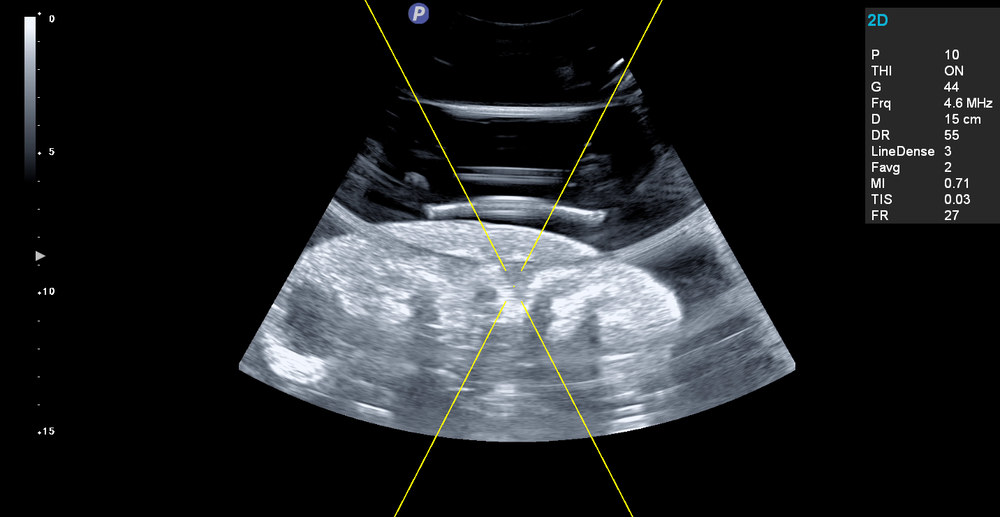
//> input picture 5opencvAlgo/51OpticalFlow/pic_kidney_motion/fixed_case1.dcm.png, 1000 x 517 px, shrunk from 1432 x 740 before the run
$ ./main   (built with g++ and OpenCV 4)
//> lines starting //> are read from the running program, lines starting //| are printed output that depends on the picture
#include <iostream>
#include <opencv2/highgui.hpp>
#include <opencv2/imgproc.hpp>
#include <opencv2/objdetect/objdetect.hpp>
#include <opencv2/video/tracking.hpp>

void copliotTest(cv::Mat image1, cv::Mat image2){
    // calculate the optical flow of two images
    // and display the optical flow in the first image
    cv::Mat flow;
    cv::calcOpticalFlowFarneback(image1, image2, flow, 0.5, 3, 15, 3, 5, 1.2, 0);
    cv::Mat flow_parts[2];
    cv::split(flow, flow_parts);
    cv::Mat magnitude, angle, magn_norm;
    cv::cartToPolar(flow_parts[0], flow_parts[1], magnitude, angle, true);
    cv::normalize(magnitude, magn_norm, 0.0f, 1.0f, cv::NORM_MINMAX);
    angle *= ((1.f / 360.f) * (180.f / 255.f));

    //display the optical flow in arrow form
    cv::Mat _hsv[3], hsv, hsv8, bgr;
    _hsv[0] = angle;
    _hsv[1] = cv::Mat::ones(angle.size(), CV_32F);
    _hsv[2] = magn_norm;
    cv::merge(_hsv, 3, hsv);
    hsv.convertTo(hsv8, CV_8U, 255.0);
    cv::cvtColor(hsv8, bgr, cv::COLOR_HSV2BGR);
    cv::imwrite("flow_copliot.jpg", bgr);
}

void openaiTest(cv::Mat image1, cv::Mat image2){
    // calculate the optical flow of two images
    cv::Mat flow;
    cv::calcOpticalFlowFarneback(image1, image2, flow, 0.5, 3, 15, 3, 5, 1.2, 0);

    cv::Mat flow_color;
    cv::cvtColor(image1, flow_color, cv::COLOR_GRAY2BGR);

    for (int y = 0; y < flow_color.rows; y += 10) {
        for (int x = 0; x < flow_color.cols; x += 10) {
            cv::Point2f flow_at_point = flow.at<cv::Point2f>(y, x);
            cv::line(flow_color, cv::Point(x, y), cv::Point(x + flow_at_point.x, y + flow_at_point.y), cv::Scalar(0, 0, 255));
            cv::circle(flow_color, cv::Point(x, y), 1, cv::Scalar(0, 255, 0), -1);
        }
    }
    cv::imwrite("flow_openaiGPT4.jpg", flow_color);
}

// write a main function
int main(int argc, char** argv)
{
    // read the  two images
    cv::Mat image1 = cv::imread("fixed_case1.dcm.png");
//> image1 is the input picture: 517 rows x 1000 cols, CV_8UC3; mean B, G, R 37.3, 35.2, 33.4
    cv::Mat image2 = cv::imread("moving_case1.dcm.png");
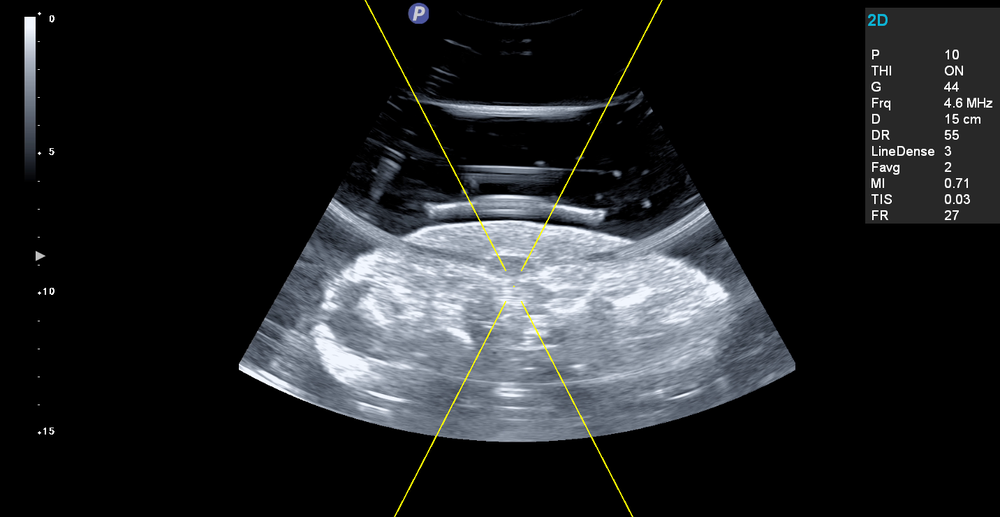
//> input picture 5opencvAlgo/51OpticalFlow/pic_kidney_motion/moving_case1.dcm.png, 1000 x 517 px, shrunk from 1432 x 740 before the run
//> image2 is the input picture: 517 rows x 1000 cols, CV_8UC3; mean B, G, R 37.3, 35.3, 33.5
    // cv::Mat image1 = cv::imread("basketball1.png");
    // cv::Mat image2 = cv::imread("basketball2.png");

    // check if the images are empty
    if (image1.empty() || image2.empty())
    {
        std::cout << "Could not read the image: " << std::endl;
        return 1;
    }
    // convert the images to grayscale
    cv::cvtColor(image1, image1, cv::COLOR_BGR2GRAY);
//> image1: 517 rows x 1000 cols, CV_8UC1
    cv::cvtColor(image2, image2, cv::COLOR_BGR2GRAY);
//> image2: 517 rows x 1000 cols, CV_8UC1

    copliotTest(image1,image2);
//> in copliotTest, `cv::split(flow, flow_parts);`:
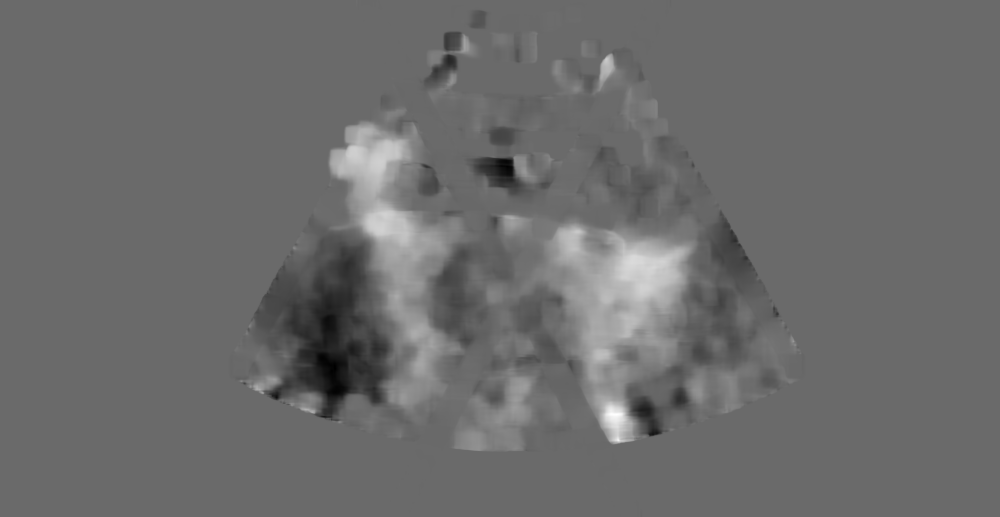
//> flow_parts[0]: 517 rows x 1000 cols, CV_32FC1; min -24.95, max 35.03, mean 0.5; drawn with min black and max white
//> in copliotTest, `cv::split(flow, flow_parts);`:
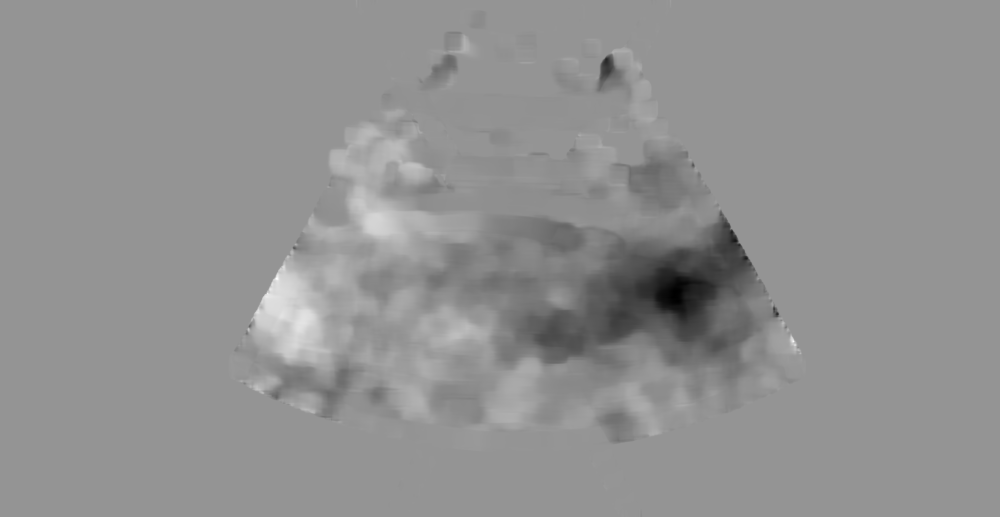
//> flow_parts[1]: 517 rows x 1000 cols, CV_32FC1; min -28.17, max 20.12, mean -0.5; drawn with min black and max white
//> in copliotTest, `cv::cartToPolar(flow_parts[0], flow_parts[1], magnitude, angle, true);`:
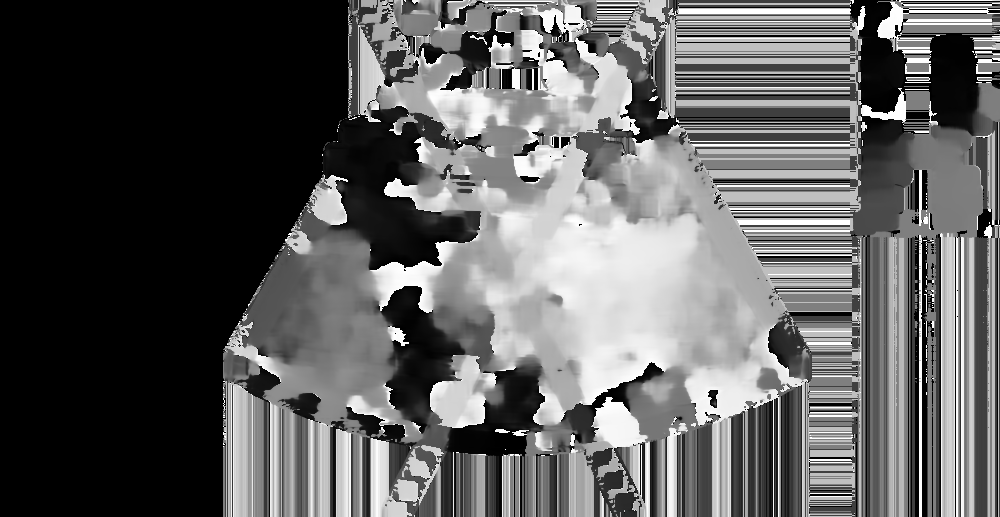
//> angle: 517 rows x 1000 cols, CV_32FC1; min 0, max 360, mean 133.5; drawn with min black and max white
//> in copliotTest, `angle *= ((1.f / 360.f) * (180.f / 255.f));`:
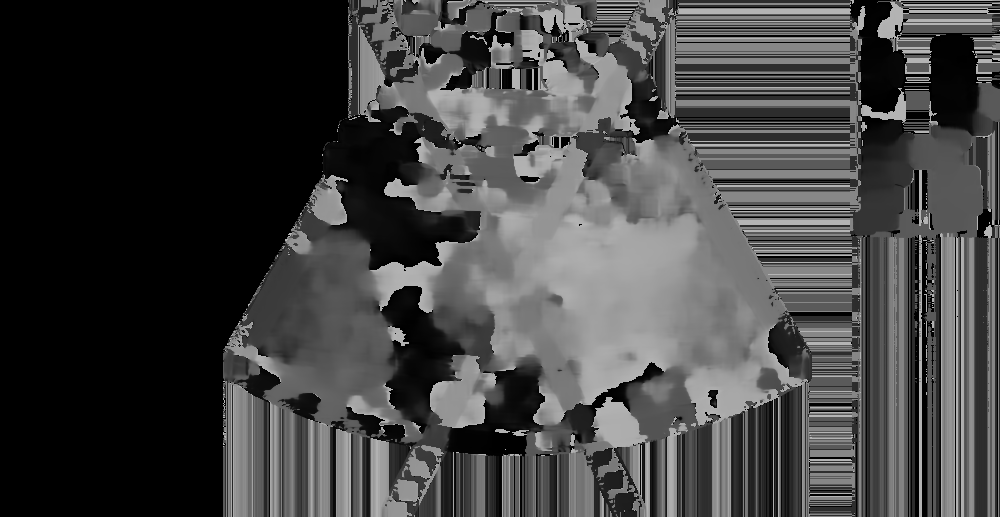
//> angle: 517 rows x 1000 cols, CV_32FC1; min 0, max 0.706, mean 0.262
//> in copliotTest, `_hsv[1] = cv::Mat::ones(angle.size(), CV_32F);`: _hsv[1]: 517 rows x 1000 cols, CV_32FC1; every value is 1
//> in copliotTest, `cv::merge(_hsv, 3, hsv);`:
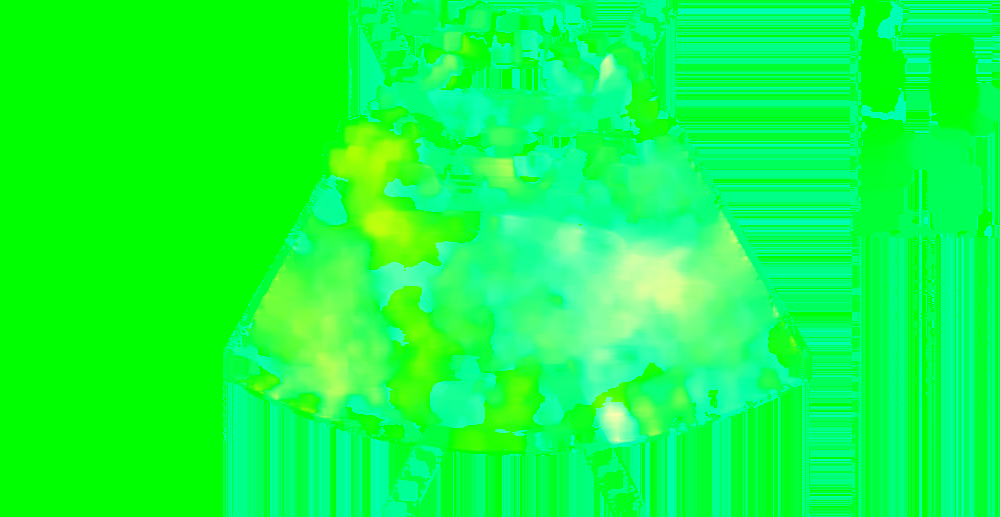
//> hsv: 517 rows x 1000 cols, CV_32FC3; mean B, G, R 0.262, 1, 0.0644
    openaiTest(image1,image2);
//> after the loop in openaiTest, `for (int y = 0; y < flow_color.rows; y += 10)`:
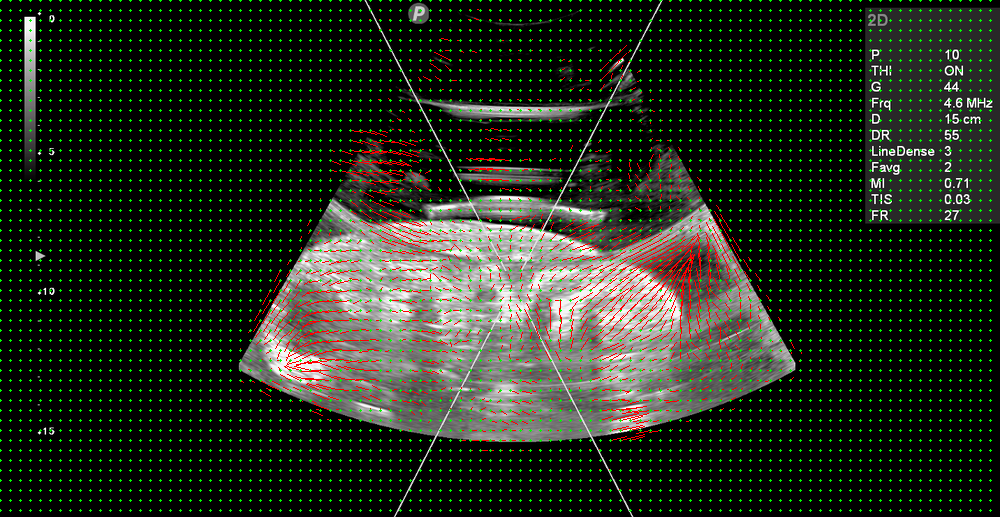
//> flow_color: 517 rows x 1000 cols, CV_8UC3; mean B, G, R 31, 43.6, 35.8

    // wait for the key to be pressed
    cv::waitKey();
    return 0;
}
